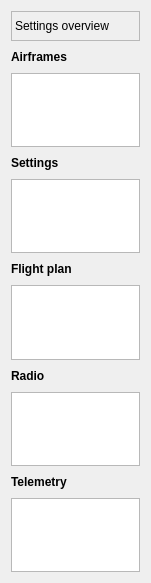
           <widget class="QWidget" name="scrollAreaWidgetContents">
            <property name="geometry">
             <rect>
              <x>0</x>
              <y>0</y>
              <width>151</width>
              <height>583</height>
             </rect>
            </property>
            <layout class="QGridLayout" name="gridLayout_13">
             <item row="0" column="0">
              <widget class="QLabel" name="label_5">
               <property name="minimumSize">
                <size>
                 <width>0</width>
                 <height>30</height>
                </size>
               </property>
               <property name="maximumSize">
                <size>
                 <width>16777215</width>
                 <height>30</height>
                </size>
               </property>
               <property name="frameShape">
                <enum>QFrame::StyledPanel</enum>
               </property>
               <property name="text">
                <string>Settings overview</string>
               </property>
               <property name="textFormat">
                <enum>Qt::AutoText</enum>
               </property>
               <property name="scaledContents">
                <bool>false</bool>
               </property>
              </widget>
             </item>
             <item row="1" column="0">
              <widget class="QLabel" name="label_35">
               <property name="minimumSize">
                <size>
                 <width>0</width>
                 <height>20</height>
                </size>
               </property>
               <property name="maximumSize">
                <size>
                 <width>16777215</width>
                 <height>20</height>
                </size>
               </property>
               <property name="font">
                <font>
                 <weight>75</weight>
                 <bold>true</bold>
                </font>
               </property>
               <property name="text">
                <string>Airframes</string>
               </property>
              </widget>
             </item>
             <item row="2" column="0">
              <widget class="QListWidget" name="airframes_overview">
               <property name="sizePolicy">
                <sizepolicy hsizetype="Expanding" vsizetype="Expanding">
                 <horstretch>0</horstretch>
                 <verstretch>0</verstretch>
                </sizepolicy>
               </property>
               <property name="minimumSize">
                <size>
                 <width>0</width>
                 <height>0</height>
                </size>
               </property>
               <property name="maximumSize">
                <size>
                 <width>16777215</width>
                 <height>16777215</height>
                </size>
               </property>
               <property name="toolTip">
                <string/>
               </property>
               <property name="frameShape">
                <enum>QFrame::StyledPanel</enum>
               </property>
               <property name="autoScroll">
                <bool>true</bool>
               </property>
               <property name="textElideMode">
                <enum>Qt::ElideLeft</enum>
               </property>
               <property name="verticalScrollMode">
                <enum>QAbstractItemView::ScrollPerItem</enum>
               </property>
               <property name="resizeMode">
                <enum>QListView::Adjust</enum>
               </property>
               <property name="layoutMode">
                <enum>QListView::SinglePass</enum>
               </property>
              </widget>
             </item>
             <item row="3" column="0">
              <widget class="QLabel" name="label_34">
               <property name="minimumSize">
                <size>
                 <width>0</width>
                 <height>20</height>
                </size>
               </property>
               <property name="maximumSize">
                <size>
                 <width>16777215</width>
                 <height>20</height>
                </size>
               </property>
               <property name="font">
                <font>
                 <weight>75</weight>
                 <bold>true</bold>
                </font>
               </property>
               <property name="text">
                <string>Settings</string>
               </property>
              </widget>
             </item>
             <item row="4" column="0">
              <widget class="QListWidget" name="settings_overview">
               <property name="sizePolicy">
                <sizepolicy hsizetype="Expanding" vsizetype="Expanding">
                 <horstretch>0</horstretch>
                 <verstretch>0</verstretch>
                </sizepolicy>
               </property>
               <property name="minimumSize">
                <size>
                 <width>0</width>
                 <height>0</height>
                </size>
               </property>
               <property name="maximumSize">
                <size>
                 <width>16777215</width>
                 <height>16777215</height>
                </size>
               </property>
               <property name="toolTip">
                <string/>
               </property>
               <property name="frameShape">
                <enum>QFrame::StyledPanel</enum>
               </property>
               <property name="autoScroll">
                <bool>true</bool>
               </property>
               <property name="textElideMode">
                <enum>Qt::ElideLeft</enum>
               </property>
               <property name="verticalScrollMode">
                <enum>QAbstractItemView::ScrollPerItem</enum>
               </property>
               <property name="resizeMode">
                <enum>QListView::Adjust</enum>
               </property>
               <property name="layoutMode">
                <enum>QListView::SinglePass</enum>
               </property>
              </widget>
             </item>
             <item row="5" column="0">
              <widget class="QLabel" name="label_36">
               <property name="minimumSize">
                <size>
                 <width>0</width>
                 <height>20</height>
                </size>
               </property>
               <property name="maximumSize">
                <size>
                 <width>16777215</width>
                 <height>20</height>
                </size>
               </property>
               <property name="font">
                <font>
                 <weight>75</weight>
                 <bold>true</bold>
                </font>
               </property>
               <property name="text">
                <string>Flight plan</string>
               </property>
              </widget>
             </item>
             <item row="6" column="0">
              <widget class="QListWidget" name="flight_plan_overview">
               <property name="sizePolicy">
                <sizepolicy hsizetype="Expanding" vsizetype="Expanding">
                 <horstretch>0</horstretch>
                 <verstretch>0</verstretch>
                </sizepolicy>
               </property>
               <property name="minimumSize">
                <size>
                 <width>0</width>
                 <height>0</height>
                </size>
               </property>
               <property name="maximumSize">
                <size>
                 <width>16777215</width>
                 <height>16777215</height>
                </size>
               </property>
               <property name="toolTip">
                <string/>
               </property>
               <property name="frameShape">
                <enum>QFrame::StyledPanel</enum>
               </property>
               <property name="autoScroll">
                <bool>true</bool>
               </property>
               <property name="textElideMode">
                <enum>Qt::ElideLeft</enum>
               </property>
               <property name="verticalScrollMode">
                <enum>QAbstractItemView::ScrollPerItem</enum>
               </property>
               <property name="resizeMode">
                <enum>QListView::Adjust</enum>
               </property>
               <property name="layoutMode">
                <enum>QListView::SinglePass</enum>
               </property>
              </widget>
             </item>
             <item row="7" column="0">
              <widget class="QLabel" name="label_37">
               <property name="minimumSize">
                <size>
                 <width>0</width>
                 <height>20</height>
                </size>
               </property>
               <property name="maximumSize">
                <size>
                 <width>16777215</width>
                 <height>20</height>
                </size>
               </property>
               <property name="font">
                <font>
                 <weight>75</weight>
                 <bold>true</bold>
                </font>
               </property>
               <property name="text">
                <string>Radio</string>
               </property>
              </widget>
             </item>
             <item row="8" column="0">
              <widget class="QListWidget" name="radio_overview">
               <property name="sizePolicy">
                <sizepolicy hsizetype="Expanding" vsizetype="Expanding">
                 <horstretch>0</horstretch>
                 <verstretch>0</verstretch>
                </sizepolicy>
               </property>
               <property name="minimumSize">
                <size>
                 <width>0</width>
                 <height>0</height>
                </size>
               </property>
               <property name="maximumSize">
                <size>
                 <width>16777215</width>
                 <height>16777215</height>
                </size>
               </property>
               <property name="toolTip">
                <string/>
               </property>
               <property name="frameShape">
                <enum>QFrame::StyledPanel</enum>
               </property>
               <property name="autoScroll">
                <bool>true</bool>
               </property>
               <property name="textElideMode">
                <enum>Qt::ElideLeft</enum>
               </property>
               <property name="verticalScrollMode">
                <enum>QAbstractItemView::ScrollPerItem</enum>
               </property>
               <property name="resizeMode">
                <enum>QListView::Adjust</enum>
               </property>
               <property name="layoutMode">
                <enum>QListView::SinglePass</enum>
               </property>
              </widget>
             </item>
             <item row="9" column="0">
              <widget class="QLabel" name="label_38">
               <property name="minimumSize">
                <size>
                 <width>0</width>
                 <height>20</height>
                </size>
               </property>
               <property name="maximumSize">
                <size>
                 <width>16777215</width>
                 <height>20</height>
                </size>
               </property>
               <property name="font">
                <font>
                 <weight>75</weight>
                 <bold>true</bold>
                </font>
               </property>
               <property name="text">
                <string>Telemetry</string>
               </property>
              </widget>
             </item>
             <item row="10" column="0">
              <widget class="QListWidget" name="telemetry_overview">
               <property name="sizePolicy">
                <sizepolicy hsizetype="Expanding" vsizetype="Expanding">
                 <horstretch>0</horstretch>
                 <verstretch>0</verstretch>
                </sizepolicy>
               </property>
               <property name="minimumSize">
                <size>
                 <width>0</width>
                 <height>0</height>
                </size>
               </property>
               <property name="maximumSize">
                <size>
                 <width>16777215</width>
                 <height>16777215</height>
                </size>
               </property>
               <property name="toolTip">
                <string/>
               </property>
               <property name="frameShape">
                <enum>QFrame::StyledPanel</enum>
               </property>
               <property name="autoScroll">
                <bool>true</bool>
               </property>
               <property name="textElideMode">
                <enum>Qt::ElideLeft</enum>
               </property>
               <property name="verticalScrollMode">
                <enum>QAbstractItemView::ScrollPerItem</enum>
               </property>
               <property name="resizeMode">
                <enum>QListView::Adjust</enum>
               </property>
               <property name="layoutMode">
                <enum>QListView::SinglePass</enum>
               </property>
              </widget>
             </item>
            </layout>
           </widget>
